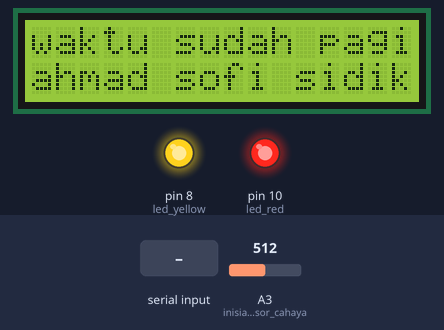
Simulated run of this sketch. Board: Arduino Uno, built with avr-gcc and run on an emulated ATmega328P. Parts: 16×2 character LCD, output pins drawn as LEDs (lit = HIGH). Dashed ring = blinking. The inputs (shaded band) are chosen by the test bench; at power-on: A3 (inisiasi_sensor_cahaya) = 512.

Above: at 1.2 s.
1.3 s: A3 (inisiasi_sensor_cahaya) set to 53
3.3 s: A3 (inisiasi_sensor_cahaya) set to 44
At 5.6 s:
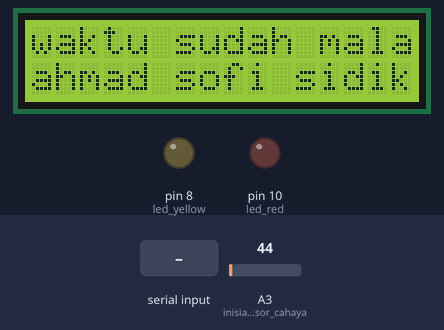
6.4 s: A3 (inisiasi_sensor_cahaya) set to 60
At 8.2 s:
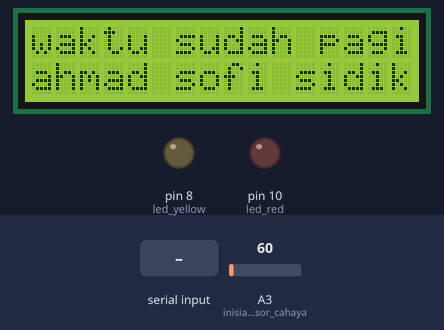
9.2 s: "1" received over Serial
At 10.4 s:
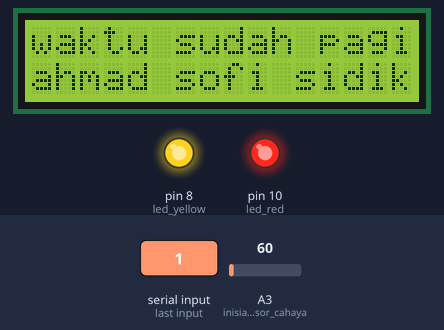
10.7 s: "0" received over Serial
At 12.0 s:
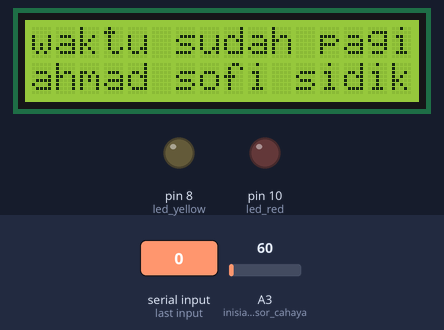
12.3 s: A3 (inisiasi_sensor_cahaya) set to 40
At 12.7 s:
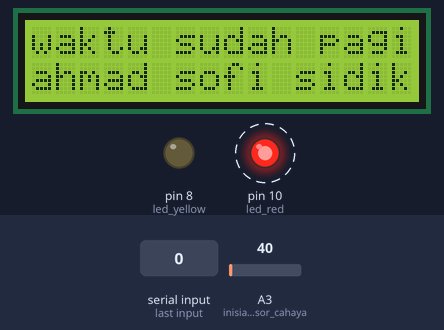
Timing chart, 0 to 16.3 s (numbered marks = the images above; inputs shaded):
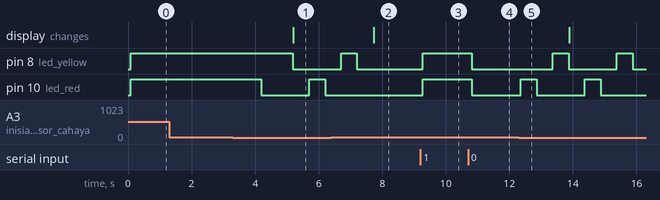

The sketch:

uts.ino
```cpp
#include <LiquidCrystal_I2C.h>

const int led_yellow = 8;
const int led_red =10;

const int col = 16;
const int row = 2;
LiquidCrystal_I2C lcd(0x27, col, row);


void setup() {

  Serial.begin(9600);
  pinMode(led_yellow, OUTPUT);  //inisiasi setup led kuning
  pinMode(led_red, OUTPUT);  //inisiasi setup OUPUT led merah
  pinMode(A3, INPUT);  //inisiasi sensor cahaya

  lcd.init();
  lcd.backlight();

  lcd.setCursor(0, 1);
  lcd.print("ahmad sofi sidik");

  digitalWrite(led_red, HIGH);
  digitalWrite(led_yellow, HIGH);
}

void siwtch_led(int speed){
  digitalWrite(led_red, HIGH);
  delay(speed);
  digitalWrite(led_red, LOW);
  delay(speed);
  digitalWrite(led_yellow, HIGH);
  delay(speed);
  digitalWrite(led_yellow, LOW);
}

void displayWeb(char data){
  if(!data) Serial.end();

  if(data == '1'){
    digitalWrite(led_red, HIGH);
    digitalWrite(led_yellow, HIGH);
  }

  if(data == '0'){
    digitalWrite(led_red, LOW);
    digitalWrite(led_yellow, LOW);
    }
}

void displayLcd(int sensor){
  // ubah angka 50 berdasarkan insenstas cahaya yang di inginkan
  if(sensor < 50) {

    // ubah angka 500 berdasarkan waktu yang di inginkan
  siwtch_led(500);

  lcd.setCursor(0, 0);
  lcd.print("waktu sudah malam");
  }else {
  lcd.setCursor(0, 0);
  lcd.print("waktu sudah pagi");
  }
  delay(500);
}


void loop() {
  // put your main code here, to run repeatedly:
  int sensor = analogRead(A3);

  if(Serial.available() > 0){
    char data = Serial.read();
    displayWeb(data);
  }else {
    displayLcd(sensor);

  }

}
 
```

Measured:
- the behaviour switches between 50 and 49 on A3 (inisiasi_sensor_cahaya) (found by bisection; images 0 and 1)
- after the input at 1.3 s, every drawn part: stays the same
- after the input at 3.3 s, pin 8 (led_yellow): HIGH → LOW after 1.9 s; pin 10 (led_red): HIGH → LOW after 0.89 s, → HIGH 1.5 s later, → LOW 0.50 s later; the display: changes after 1.9 s (image 1)
- after the input at 6.4 s, pin 8 (led_yellow): goes on until 7.2 s, then stays LOW; pin 10 (led_red): stays LOW (without the input it goes to HIGH after 1.3 s); the display: changes after 1.3 s (image 2)
- after the input at 9.2 s, pin 8 (led_yellow), pin 10 (led_red): LOW → HIGH after 0.07 s
- after the input at 10.7 s, pin 8 (led_yellow), pin 10 (led_red): HIGH → LOW after 0.12 s
- after the input at 12.3 s, pin 8 (led_yellow): alternates HIGH for 0.50 s and LOW for 1.5 s, starting after 1.1 s; pin 10 (led_red): alternates HIGH for 0.50 s and LOW for 1.5 s, starting after 0.06 s
